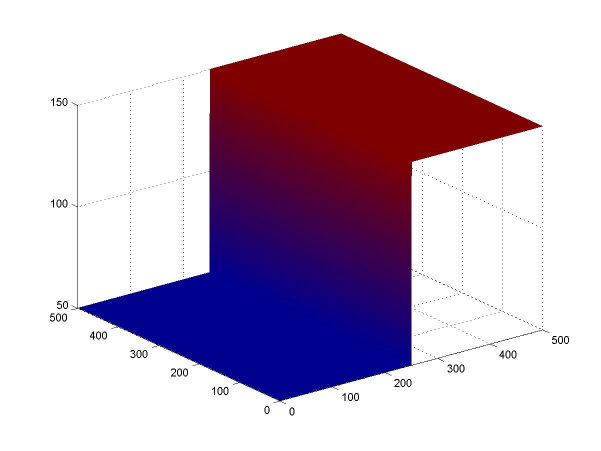
%> input picture 02/original_1.jpg, 1201 x 901 px (shown at 1/2 size)
$ octave --eval "result = hough(rgb2gray(imread('original_1.jpg')));"   (GNU Octave 9; MATLAB toolbox functions it lacks are replaced by stand-ins)
%> lines starting %> are read from the running program, lines starting %| are printed output that depends on the picture; in (x1, y1, x2, y2) boxes, pixels count from 0 and x2, y2 are one past the last pixel; in counts of white or black regions, pixels touching at a corner belong together; the program's own positions count from 1
function res=hough(image)
%
% Alasdair McAndrew
% Introduction to Digital Image Processing with MATLAB
%
% HOUGH(IMAGE) creates the Hough transform corresponding to the image IMAGE
%
%if ~isbw(image)
if ndims(image) > 1
    edges=edge(image,'canny');
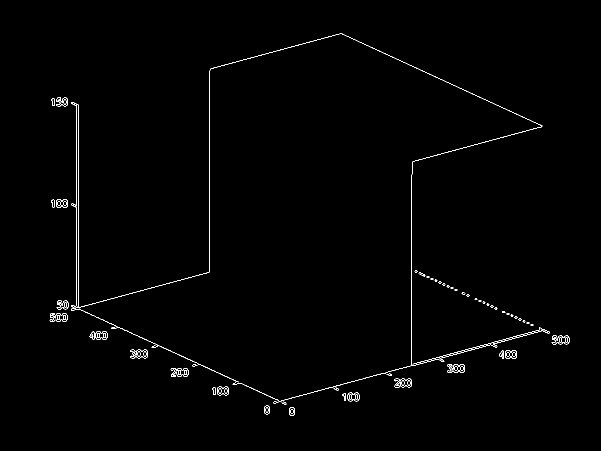
%> edges: size 901x1201 logical (shown at 1/2 size); 0.71% white in thin lines or dots, all inside (x1, y1, x2, y2) = (99, 67, 1139, 832)
else
  edges=image;
end;
[x,y]=find(edges);
%> x = 7649 values from 68 to 832; y = 7649 values from 100 to 1139
angles=[-90:180]*pi/180;
r=floor(x*cos(angles)+y*sin(angles));
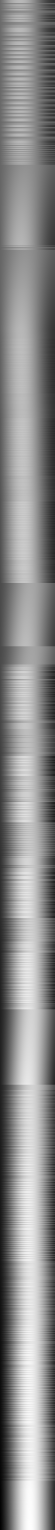
%> r: size 7649x271 double (shown at 1/5 size); min -1139, max 1329, mean 233.3; drawn with min black and max white
rmax=max(r(find(r>0)));
%> rmax = 1329
acc=zeros(rmax+1,270);
%> acc: size 1330x270 double; every value is 0
for i=1:length(x),
  for j=1:270,
    if r(i,j)>=0
      acc(r(i,j)+1,j)=acc(r(i,j)+1,j)+1;
    end;
  end;
end;
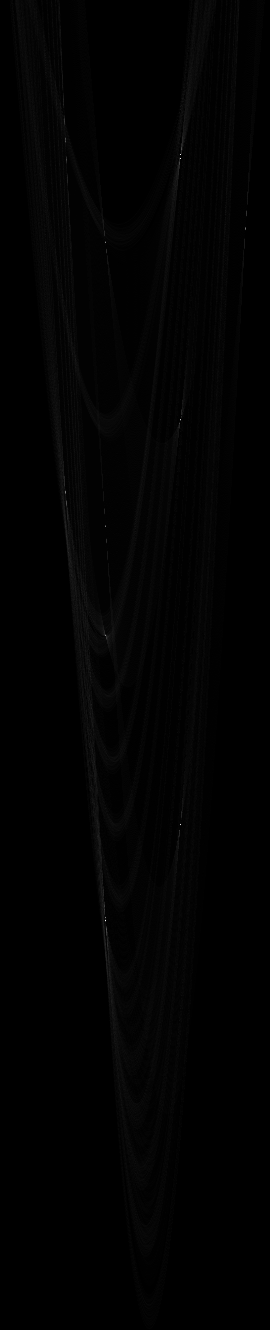
%> acc: size 1330x270 double; min 0, max 426, mean 3.8; drawn with min black and max white
res=acc;
